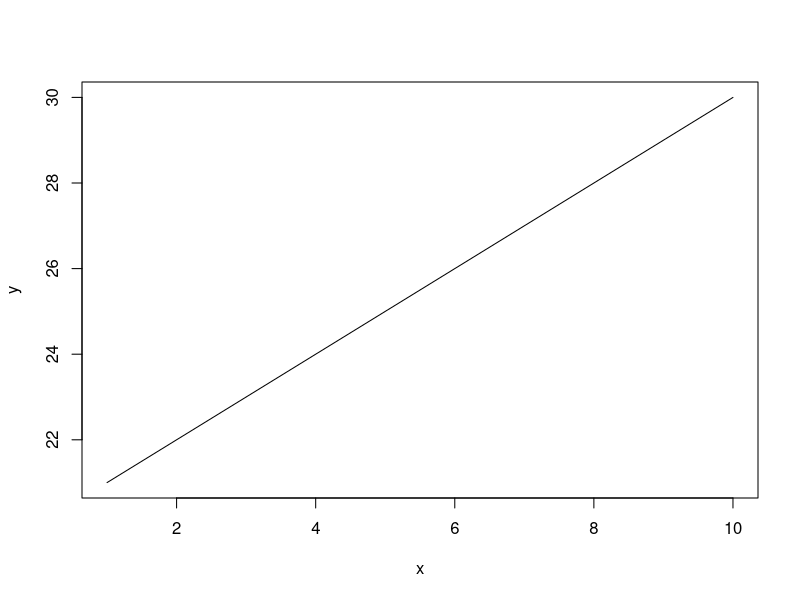
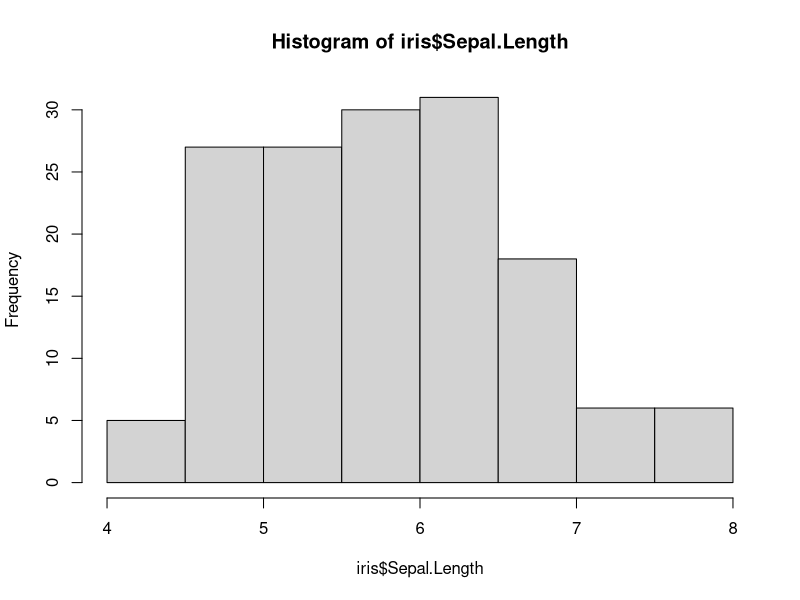
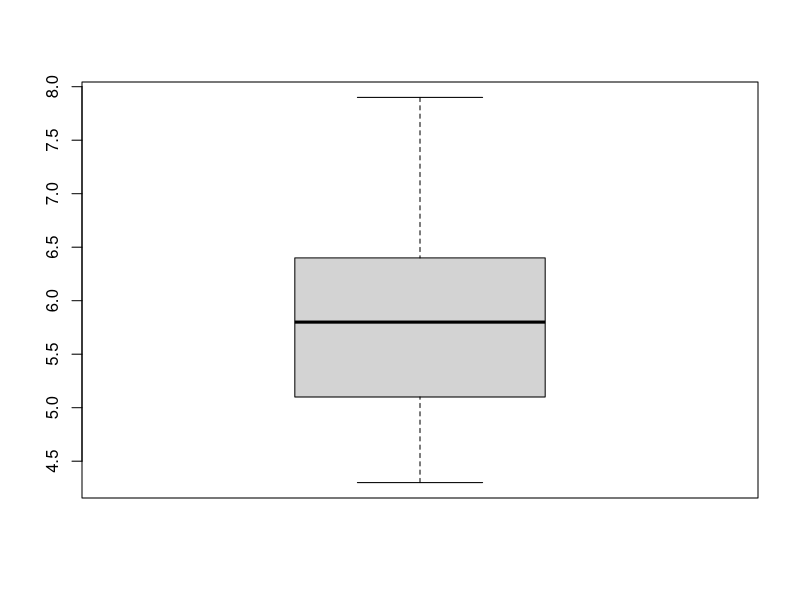
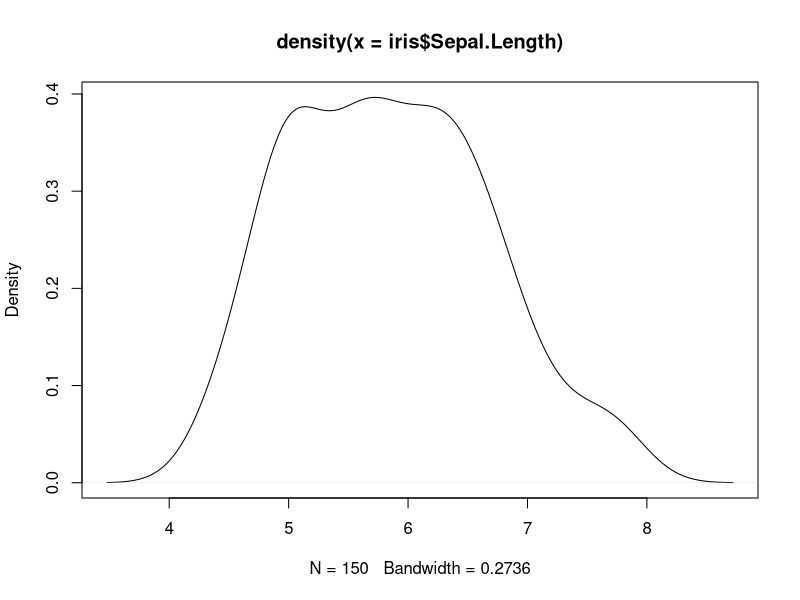
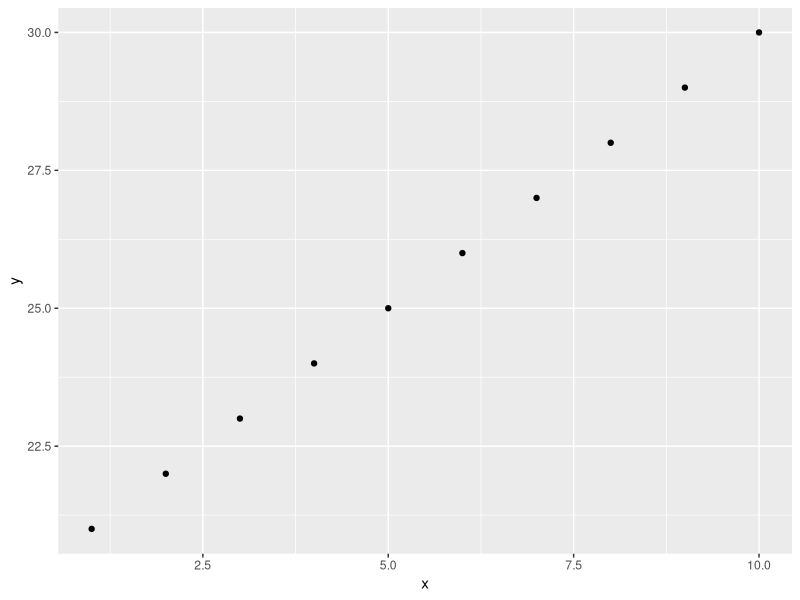
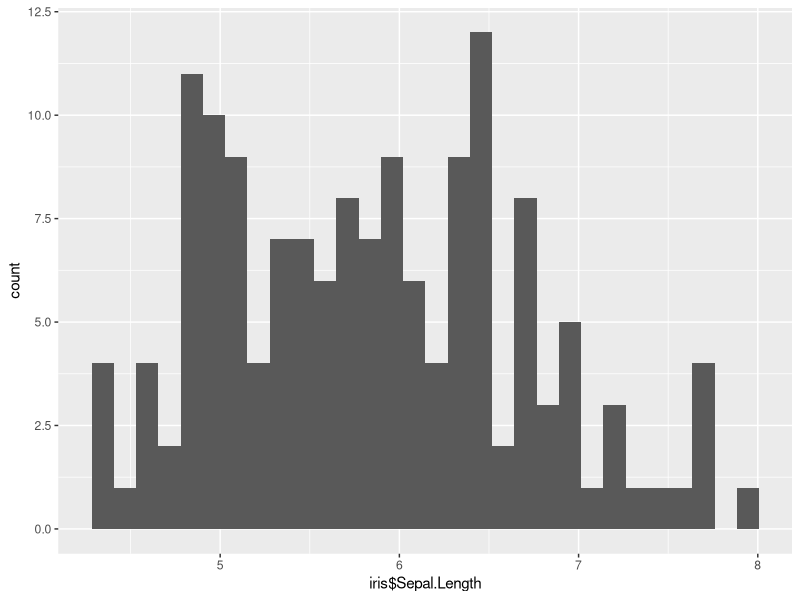

These figures' R source, in order:
x <- 1:10
y <- 21:30
plot(x, y, type = "l")

data("iris")
hist(iris$Sepal.Length)
boxplot(iris$Sepal.Length)

plot(density(iris$Sepal.Length))


library(ggplot2)
d1 <- data.frame(x=x, y=y)
ggplot(d1, aes(x = x, y = y )) + 
  geom_point()

ggplot(iris, aes(x = iris$Sepal.Length)) + 
  geom_histogram()

